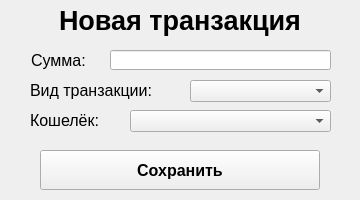
<?xml version="1.0" encoding="UTF-8"?>
<ui version="4.0">
 <class>new_transaction_window</class>
 <widget class="QMainWindow" name="new_transaction_window">
  <property name="geometry">
   <rect>
    <x>0</x>
    <y>0</y>
    <width>360</width>
    <height>200</height>
   </rect>
  </property>
  <property name="maximumSize">
   <size>
    <width>360</width>
    <height>200</height>
   </size>
  </property>
  <property name="windowTitle">
   <string>MainWindow</string>
  </property>
  <widget class="QWidget" name="centralwidget">
   <widget class="QLabel" name="new_transaction_label">
    <property name="geometry">
     <rect>
      <x>0</x>
      <y>0</y>
      <width>360</width>
      <height>40</height>
     </rect>
    </property>
    <property name="font">
     <font>
      <pointsize>20</pointsize>
      <weight>75</weight>
      <bold>true</bold>
     </font>
    </property>
    <property name="text">
     <string>Новая транзакция</string>
    </property>
    <property name="alignment">
     <set>Qt::AlignCenter</set>
    </property>
   </widget>
   <widget class="QPushButton" name="save_button">
    <property name="geometry">
     <rect>
      <x>40</x>
      <y>150</y>
      <width>280</width>
      <height>40</height>
     </rect>
    </property>
    <property name="font">
     <font>
      <pointsize>12</pointsize>
      <weight>75</weight>
      <bold>true</bold>
      <kerning>true</kerning>
     </font>
    </property>
    <property name="text">
     <string>Сохранить</string>
    </property>
   </widget>
   <widget class="QLabel" name="summ_label">
    <property name="geometry">
     <rect>
      <x>31</x>
      <y>50</y>
      <width>81</width>
      <height>20</height>
     </rect>
    </property>
    <property name="font">
     <font>
      <pointsize>12</pointsize>
      <weight>50</weight>
      <bold>false</bold>
     </font>
    </property>
    <property name="text">
     <string>Сумма:</string>
    </property>
   </widget>
   <widget class="QLineEdit" name="summ_line_edit">
    <property name="geometry">
     <rect>
      <x>110</x>
      <y>50</y>
      <width>221</width>
      <height>20</height>
     </rect>
    </property>
   </widget>
   <widget class="QLabel" name="transaction_type_label">
    <property name="geometry">
     <rect>
      <x>30</x>
      <y>80</y>
      <width>161</width>
      <height>20</height>
     </rect>
    </property>
    <property name="font">
     <font>
      <pointsize>12</pointsize>
      <weight>50</weight>
      <bold>false</bold>
     </font>
    </property>
    <property name="text">
     <string>Вид транзакции:</string>
    </property>
   </widget>
   <widget class="QComboBox" name="transaction_type_combo_box">
    <property name="geometry">
     <rect>
      <x>190</x>
      <y>80</y>
      <width>141</width>
      <height>22</height>
     </rect>
    </property>
   </widget>
   <widget class="QLabel" name="wallet_label">
    <property name="geometry">
     <rect>
      <x>30</x>
      <y>110</y>
      <width>91</width>
      <height>20</height>
     </rect>
    </property>
    <property name="font">
     <font>
      <pointsize>12</pointsize>
      <weight>50</weight>
      <bold>false</bold>
     </font>
    </property>
    <property name="text">
     <string>Кошелёк:</string>
    </property>
   </widget>
   <widget class="QComboBox" name="wallet_combo_box">
    <property name="geometry">
     <rect>
      <x>130</x>
      <y>110</y>
      <width>201</width>
      <height>22</height>
     </rect>
    </property>
   </widget>
  </widget>
 </widget>
 <resources/>
 <connections/>
</ui>
